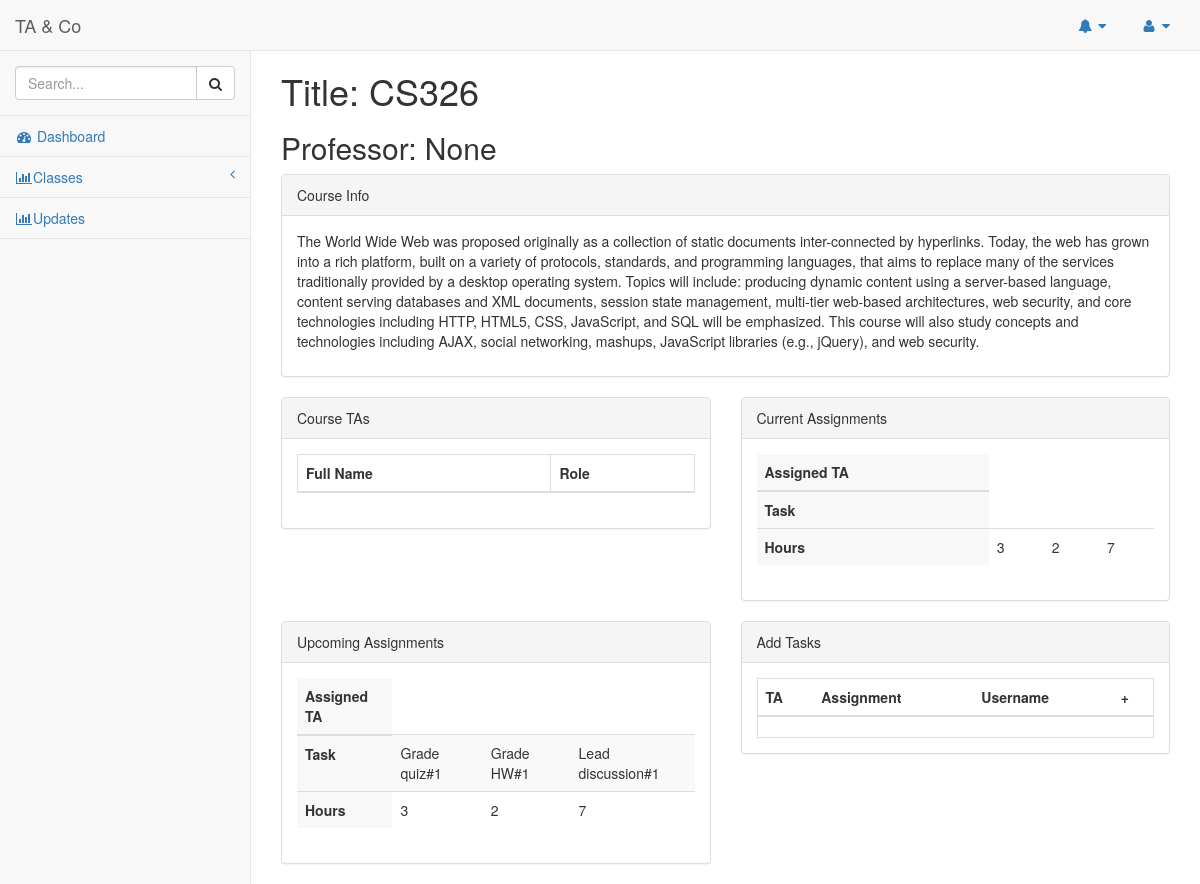
/taco/course/54110283-9b0f-487e-8e72-9b002011534c, run on an earlier commit of the app's database.
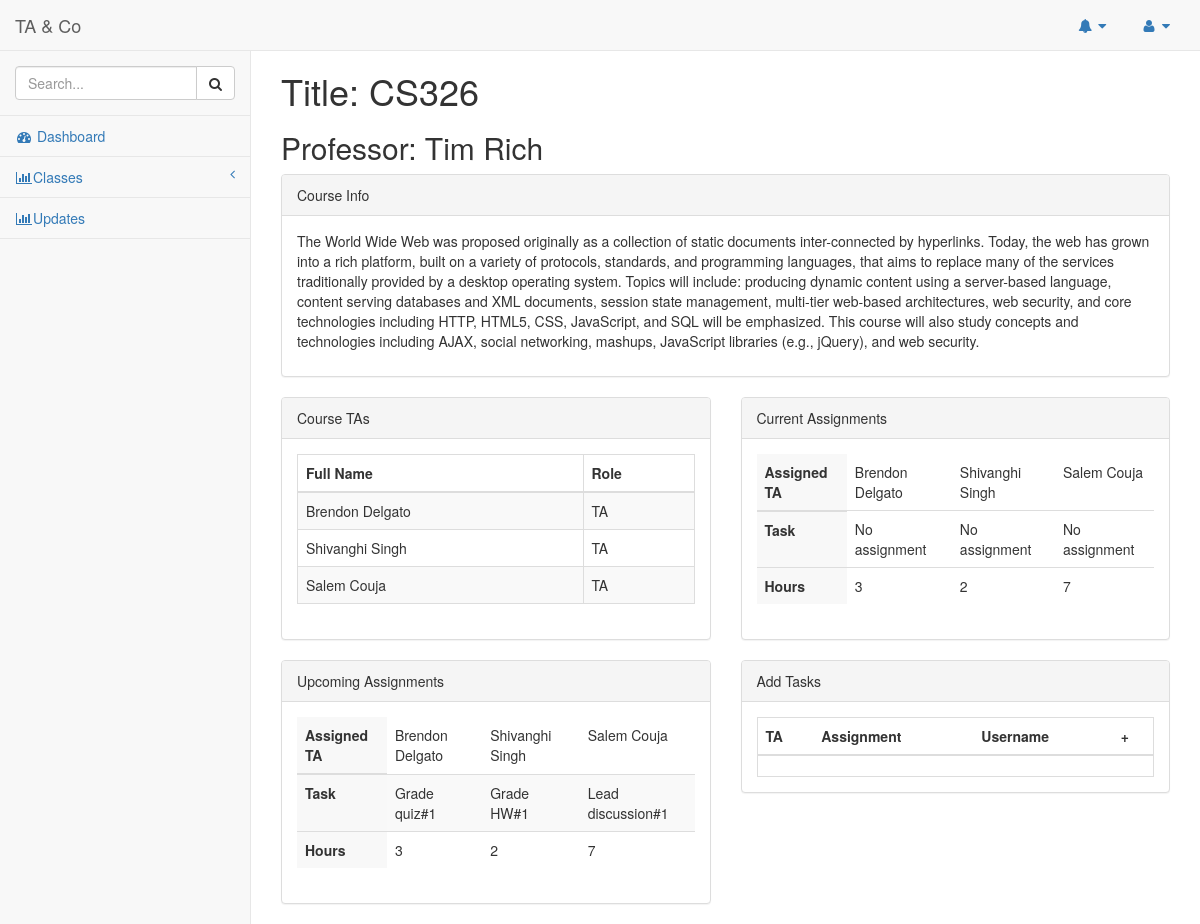
And on a later commit of the database.
### taco/models.py (models this page shows, shortened)
class Course(models.Model):
	cid = models.UUIDField(primary_key=True, default=uuid.uuid4, help_text="Unique ID for the Course")
	cname = models.CharField(max_length=200, help_text="Enter Course Name")
	cdescription=models.TextField(max_length=1000, help_text="Enter a brief description of the course")
	professor=models.ForeignKey('Professor', on_delete=models.SET_NULL, null=True)
	ta=models.ManyToManyField(Ta, help_text="Select a TA for this course")

class Professor(models.Model):
	pid = models.UUIDField(primary_key=True, default=uuid.uuid4, help_text="Unique ID for the Professor")
	pname = models.CharField(max_length=200, help_text="Enter Professor's Name")
	def __str__(self):
		return '%s' % (self.pname)

class Ta(models.Model):
	tid = models.UUIDField(primary_key=True, default=uuid.uuid4, help_text="Unique ID for the TA")
	full_name = models.CharField(max_length=200, help_text="Enter Full Name")
	assignment = models.ForeignKey('Assignment', on_delete=models.SET_NULL, null=True)

### taco/views.py (the view)
# urls.py: url(r'^course/(?P<pk>[A-Za-z0-9-]+)$', views.CourseDetailView.as_view(), name='course-detail'),
class CourseDetailView(generic.DetailView):
    model = Course

### taco/templates/taco/course_detail.html (shortened to what this page needs)
{% extends "base_generic.html" %}
{% block content %}
  <div class="col-lg-12">
      <div class="row">
          <div class="col-lg-12">
              <h1> Title: {{course.cname}}</h1>
              <h2> Professor: {{course.professor}} </h2>
          </div>
      </div>
<div class="row">
      <div class="col-lg-12">
          <div class="panel panel-default">
              <div class="panel-heading">
                  Course Info
              </div>
              <div class="panel-body">
                  <p>
                    {{course.cdescription}}
                  </p>
              </div>
          </div>
      </div>
</div>
      <div class="row">
          <div class="col-lg-6">
              <div class="panel panel-default">
                  <div class="panel-heading">
                     Course TAs
                  </div>
                  <div class="panel-body">
                      <div class="table-responsive">
                          <table class="table table-striped table-bordered table-hover">
                              <thead>
                                  <tr>
                                      <th>Full Name</th>
                                      <th>Role</th>
                                  </tr>
                              </thead>
                              <tbody>
                                  {% for ta in course.ta.all %} <tr><td>{{ ta.full_name }}</td><td>TA</td></tr> {% endfor %}
                              </tbody>
                          </table>
                      </div>
                  </div>
              </div>
          </div>
          <div class="col-lg-6">
              <div class="panel panel-default">
                  <div class="panel-heading">
                    Current Assignments
                  </div>
                  <div class="panel-body">
                      <div class="table-responsive">
                          <table id="current-assignment-table" class="table">
                              <thead>
                                  <tr>
                                    <th bgcolor="#f8f8f8">Assigned TA</th>
                                    {% for ta in course.ta.all %}
                                      <td>{{ ta.full_name }}</td>
                                      {% endfor %}
                                  </tr>
                              </thead>
                              <tbody>
                                  <tr>
                                      <th bgcolor="#f8f8f8">Task</th>
                                      {% for ta in course.ta.all %}
                                        {% if ta.assignment is None %}
                                            <td>No assignment</td>
                                        {% elif ta.assignment.cid.cid == course.cid %}
                                            <td>{{ ta.assignment.aname }}</td>
                                        {% else %}
                                            <td>No assignment</td>
                                        {% endif%}
                                      {% endfor %}
                                  </tr>
                                  <tr>
                                      <th bgcolor="#f8f8f8">Hours</th>
                                      <td>3</td>
                                      <td>2</td>
                                      <td>7</td>
                                  </tr>
                              </tbody>
                          </table>
                      </div>
                  </div>
              </div>
          </div>
      </div>
      <div class="row">
          <div class="col-lg-6">
              <div class="panel panel-default">
                  <div class="panel-heading">
                    Upcoming Assignments</div>
                  <div class="panel-body">
                      <div class="table-responsive">
                          <table class="table table-striped">
                              <thead>
                                  <tr>
                                    <th bgcolor="#f8f8f8">Assigned TA</th>
                                    {% for ta in course.ta.all %} <td>{{ ta.full_name }}</td> {% endfor %}
                                  </tr>
                              </thead>
                              <tbody>
                                  <tr>
                                      <th bgcolor="#f8f8f8">Task</th>
                                      <td>Grade quiz#1</td>
                                      <td>Grade HW#1</td>
                                      <td>Lead discussion#1</td>
                                  </tr>
                                  <tr>
                                      <th bgcolor="#f8f8f8">Hours</th>
                                      <td>3</td>
                                      <td>2</td>
                                      <td>7</td>
                                  </tr>
                              </tbody>
                          </table>
                      </div>
                  </div>
              </div>
          </div>
          <div class="col-lg-6">
              <div class="panel panel-default">
                  <div class="panel-heading">
                    Add Tasks
                    </div>
                  <div class="panel-body">
                      <div class="table-responsive table-bordered">
                          <table class="table">
                              <thead>
                                  <tr>
                                      <th>TA</th>
                                      <th>Assignment</th>
                                      <th>Username</th>
                                      <th>+</th>
                                  </tr>
                              </thead>
                          </table>
                      </div>
                  </div>
              </div>
          </div>
      </div>
  </div>
{% endblock %}

### taco/templates/base_generic.html (shortened to what this page needs)
<!DOCTYPE html>
<html lang="en">
<head>
    {%load static %}
    <link href="{% static 'css/vendor/bootstrap/css/bootstrap.min.css' %}" rel="stylesheet">
    <link href="{% static 'css/vendor/metisMenu/metisMenu.min.css' %}" rel="stylesheet">
    <link href="{% static 'css/dist/css/sb-admin-2.css' %}" rel="stylesheet">
    <link href="{% static 'css/vendor/morrisjs/morris.css' %}" rel="stylesheet">
    <link href="{% static 'css/vendor/font-awesome/css/font-awesome.min.css' %}" rel="stylesheet" type="text/css">
</head>
<body>
      {%load static %}
    <div id="wrapper">
        <nav class="navbar navbar-default navbar-static-top" role="navigation" style="margin-bottom: 0">
            <div class="navbar-header">
                <a class="navbar-brand" href="index.html">TA & Co</a>
            </div>
            <ul class="nav navbar-top-links navbar-right">
                <li class="dropdown">
                    <a  class="dropdown-toggle" data-toggle="dropdown" href="#">
                        <i class="fa fa-bell fa-fw"></i>
                        <i class="fa fa-caret-down"></i>
                    </a>
                </li>
                <li class="dropdown">
                    <a class="dropdown-toggle" data-toggle="dropdown" href="#">
                        <i class="fa fa-user fa-fw"></i>
                        <i class="fa fa-caret-down"></i>
                    </a>
                </li>
            </ul>
            <div class="navbar-default sidebar" role="navigation">
                <div class="sidebar-nav navbar-collapse">
                    <ul class="nav" id="side-menu">
                        <li class="sidebar-search">
                            <div class="input-group custom-search-form">
                                <input type="text" class="form-control" placeholder="Search...">
                                <span class="input-group-btn">
                                <button class="btn btn-default" type="button">
                                    <i class="fa fa-search"></i>
                                </button>
                            </span>
                            </div>
                        </li>
                        <li class="">
                            <a href="{% url 'index' %}"><i class="fa fa-dashboard fa-fw"></i> Dashboard</a>
                        </li>
                        <li class="">
                            <a href="{% url 'courses' %}"><i class="fa fa-bar-chart-o fa-fw"></i>Classes<span class="fa arrow"></span></a>
                        </li>
                        <li>
                            <a href="{% url 'update' %}"><i class="fa fa-bar-chart-o fa-fw"></i>Updates</a>
                        </li>
                    </ul>
                </div>
            </div>
        </nav>
            <div id="page-wrapper">
            <div class="row">
                    {% block content %} {% endblock %}
            </div>
        </div>
    </div>
</body>
</html>

What changed in the data, as far as the page shows it:
changed Course "CS326": professor "None" → "Tim Rich"
now on this page (row edited): Ta: full_name "Brendon Delgato", shows "No assignment"
now on this page (row edited): Ta: full_name "Shivanghi Singh", shows "No assignment"
now on this page (row edited): Ta: full_name "Salem Couja", shows "No assignment"
